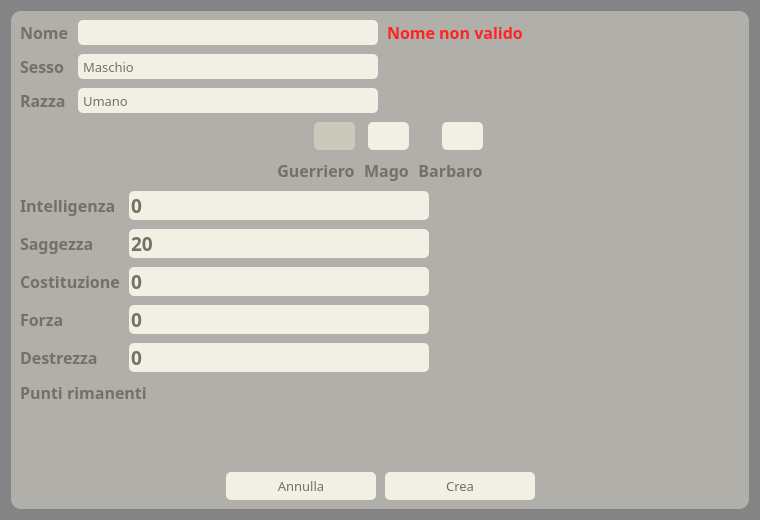
<?xml version="1.0" encoding="UTF-8"?>
<ui version="4.0">
 <class>FormCreateCharacter</class>
 <widget class="QWidget" name="FormCreateCharacter">
  <property name="windowModality">
   <enum>Qt::ApplicationModal</enum>
  </property>
  <property name="geometry">
   <rect>
    <x>0</x>
    <y>0</y>
    <width>760</width>
    <height>520</height>
   </rect>
  </property>
  <property name="minimumSize">
   <size>
    <width>760</width>
    <height>520</height>
   </size>
  </property>
  <property name="maximumSize">
   <size>
    <width>760</width>
    <height>520</height>
   </size>
  </property>
  <property name="contextMenuPolicy">
   <enum>Qt::NoContextMenu</enum>
  </property>
  <property name="windowTitle">
   <string>Creazione personaggio</string>
  </property>
  <property name="styleSheet">
   <string notr="true">.QWidget
{
	background-color: rgba(244, 242, 229, 220);
    border: 0px solid rgb(50, 50, 50);
    border-left: 0px solid black;
    border-bottom: 0px solid black;
    border-radius: 10;
}

QProgressBar
{
   border:0px solid gray;
	background-color: rgb(202, 193, 173);
   color:white;
   border-radius:5
}

QProgressBar::chunk
{
   border-radius:5
}

QLabel
{
	color: rgb(117, 112, 100);
}


QLineEdit
{
border:0px solid black;
border-radius: 5px;
color: rgb(117, 112, 100);
background-color: rgba(244, 242, 229, 250);
}

QComboBox::drop-down 
{
    border: 0px;
border-radius: 5px;
width:36px;
}

QComboBox
{
border:0px solid black;
border-radius: 5px;
color: rgb(117, 112, 100);
background-color: rgba(244, 242, 229, 250);
}

QComboBox::down-arrow {
    image: url(:/images/images/down.svg);
    width: 14px;
    height:14px;
}



QSpinBox::down-button 
{
    border: 0px;
border-radius: 5px;
width:36px;
}

QSpinBox::up-button 
{
    border: 0px;
border-radius: 5px;
width:36px;
}

QSpinBox
{
border:0px solid black;
border-radius: 5px;
color: rgb(117, 112, 100);
background-color: rgba(244, 242, 229, 250);
font: bold 14pt;
}

QSpinBox::down-arrow {
    image: url(:/images/images/down.svg);
    width: 14px;
    height:14px;
}

QSpinBox::up-arrow {
    image: url(:/images/images/up.svg);
    width: 14px;
    height:14px;
}

QPushButton
{
border:0px solid black;
background-color: rgba(244, 242, 229, 250);
padding: 5 5 5 5;
color: rgb(117, 112, 100);
border-radius: 5px;
}

QPushButton:hover
{
border:0px solid black;
background-color: rgba(234, 232, 219, 250);
padding: 5 5 5 5;
color: rgb(117, 112, 100);
border-radius: 5px;
}

QPushButton:pressed
{
border:0px solid black;
background-color: rgba(224, 222, 209, 250);
padding: 5 5 5 5;
color: rgb(117, 112, 100);
border-radius: 5px;
}

QPushButton:checked
{
border:0px solid black;
background-color: rgba(204, 202, 189, 250);
padding: 5 5 5 5;
color: rgb(117, 112, 100);
border-radius: 5px;
}

QPushButton:disabled
{
color: rgba(234, 232, 219, 250);
}

QWidget#FormCreateCharacter
{
	background-color: rgb(132, 132, 132);
}</string>
  </property>
  <layout class="QVBoxLayout" name="verticalLayout">
   <item>
    <widget class="QWidget" name="gridWidget" native="true">
     <property name="minimumSize">
      <size>
       <width>0</width>
       <height>25</height>
      </size>
     </property>
     <property name="styleSheet">
      <string notr="true">QWidget#gridWidget
{
background-color: rgba(244, 242, 229, 100);
}</string>
     </property>
     <layout class="QGridLayout" name="gridLayout">
      <property name="leftMargin">
       <number>9</number>
      </property>
      <property name="topMargin">
       <number>9</number>
      </property>
      <property name="rightMargin">
       <number>9</number>
      </property>
      <property name="bottomMargin">
       <number>9</number>
      </property>
      <property name="spacing">
       <number>9</number>
      </property>
      <item row="3" column="0" colspan="4">
       <layout class="QGridLayout" name="gridLayout_2">
        <item row="1" column="1" alignment="Qt::AlignHCenter">
         <widget class="QLabel" name="labelTargetName_4">
          <property name="sizePolicy">
           <sizepolicy hsizetype="Fixed" vsizetype="Preferred">
            <horstretch>0</horstretch>
            <verstretch>0</verstretch>
           </sizepolicy>
          </property>
          <property name="font">
           <font>
            <family>Cooper Black</family>
            <pointsize>12</pointsize>
            <weight>75</weight>
            <italic>false</italic>
            <bold>true</bold>
            <kerning>true</kerning>
           </font>
          </property>
          <property name="text">
           <string>Guerriero</string>
          </property>
          <property name="alignment">
           <set>Qt::AlignCenter</set>
          </property>
         </widget>
        </item>
        <item row="1" column="3" alignment="Qt::AlignHCenter">
         <widget class="QLabel" name="labelTargetName_6">
          <property name="sizePolicy">
           <sizepolicy hsizetype="Fixed" vsizetype="Preferred">
            <horstretch>0</horstretch>
            <verstretch>0</verstretch>
           </sizepolicy>
          </property>
          <property name="font">
           <font>
            <family>Cooper Black</family>
            <pointsize>12</pointsize>
            <weight>75</weight>
            <italic>false</italic>
            <bold>true</bold>
            <kerning>true</kerning>
           </font>
          </property>
          <property name="text">
           <string>Barbaro</string>
          </property>
          <property name="alignment">
           <set>Qt::AlignCenter</set>
          </property>
         </widget>
        </item>
        <item row="0" column="3">
         <widget class="QPushButton" name="pushButtonClassBarbarian">
          <property name="sizePolicy">
           <sizepolicy hsizetype="Fixed" vsizetype="Fixed">
            <horstretch>0</horstretch>
            <verstretch>0</verstretch>
           </sizepolicy>
          </property>
          <property name="font">
           <font>
            <family>Cooper Black</family>
            <pointsize>10</pointsize>
           </font>
          </property>
          <property name="layoutDirection">
           <enum>Qt::RightToLeft</enum>
          </property>
          <property name="text">
           <string/>
          </property>
          <property name="icon">
           <iconset resource="resource.qrc">
            <normaloff>:/images/images/class_barbarian.png</normaloff>:/images/images/class_barbarian.png</iconset>
          </property>
          <property name="iconSize">
           <size>
            <width>128</width>
            <height>128</height>
           </size>
          </property>
          <property name="checkable">
           <bool>true</bool>
          </property>
          <property name="autoExclusive">
           <bool>true</bool>
          </property>
         </widget>
        </item>
        <item row="1" column="2" alignment="Qt::AlignHCenter">
         <widget class="QLabel" name="labelTargetName_5">
          <property name="sizePolicy">
           <sizepolicy hsizetype="Fixed" vsizetype="Preferred">
            <horstretch>0</horstretch>
            <verstretch>0</verstretch>
           </sizepolicy>
          </property>
          <property name="font">
           <font>
            <family>Cooper Black</family>
            <pointsize>12</pointsize>
            <weight>75</weight>
            <italic>false</italic>
            <bold>true</bold>
            <kerning>true</kerning>
           </font>
          </property>
          <property name="text">
           <string>Mago</string>
          </property>
          <property name="alignment">
           <set>Qt::AlignCenter</set>
          </property>
         </widget>
        </item>
        <item row="0" column="1">
         <widget class="QPushButton" name="pushButtonClassWarrior">
          <property name="sizePolicy">
           <sizepolicy hsizetype="Fixed" vsizetype="Fixed">
            <horstretch>0</horstretch>
            <verstretch>0</verstretch>
           </sizepolicy>
          </property>
          <property name="font">
           <font>
            <family>Cooper Black</family>
            <pointsize>10</pointsize>
           </font>
          </property>
          <property name="layoutDirection">
           <enum>Qt::RightToLeft</enum>
          </property>
          <property name="text">
           <string/>
          </property>
          <property name="icon">
           <iconset resource="resource.qrc">
            <normaloff>:/images/images/class_warrior.png</normaloff>:/images/images/class_warrior.png</iconset>
          </property>
          <property name="iconSize">
           <size>
            <width>128</width>
            <height>128</height>
           </size>
          </property>
          <property name="checkable">
           <bool>true</bool>
          </property>
          <property name="checked">
           <bool>true</bool>
          </property>
          <property name="autoExclusive">
           <bool>true</bool>
          </property>
         </widget>
        </item>
        <item row="0" column="2">
         <widget class="QPushButton" name="pushButtonClassMage">
          <property name="sizePolicy">
           <sizepolicy hsizetype="Fixed" vsizetype="Fixed">
            <horstretch>0</horstretch>
            <verstretch>0</verstretch>
           </sizepolicy>
          </property>
          <property name="font">
           <font>
            <family>Cooper Black</family>
            <pointsize>10</pointsize>
           </font>
          </property>
          <property name="layoutDirection">
           <enum>Qt::RightToLeft</enum>
          </property>
          <property name="text">
           <string/>
          </property>
          <property name="icon">
           <iconset resource="resource.qrc">
            <normaloff>:/images/images/class_mage.png</normaloff>:/images/images/class_mage.png</iconset>
          </property>
          <property name="iconSize">
           <size>
            <width>128</width>
            <height>128</height>
           </size>
          </property>
          <property name="checkable">
           <bool>true</bool>
          </property>
          <property name="autoExclusive">
           <bool>true</bool>
          </property>
         </widget>
        </item>
        <item row="0" column="0">
         <spacer name="horizontalSpacer_3">
          <property name="orientation">
           <enum>Qt::Horizontal</enum>
          </property>
          <property name="sizeHint" stdset="0">
           <size>
            <width>40</width>
            <height>20</height>
           </size>
          </property>
         </spacer>
        </item>
        <item row="0" column="4">
         <spacer name="horizontalSpacer_4">
          <property name="orientation">
           <enum>Qt::Horizontal</enum>
          </property>
          <property name="sizeHint" stdset="0">
           <size>
            <width>40</width>
            <height>20</height>
           </size>
          </property>
         </spacer>
        </item>
       </layout>
      </item>
      <item row="11" column="0" colspan="4">
       <layout class="QHBoxLayout" name="horizontalLayout">
        <item>
         <spacer name="horizontalSpacer">
          <property name="orientation">
           <enum>Qt::Horizontal</enum>
          </property>
          <property name="sizeHint" stdset="0">
           <size>
            <width>40</width>
            <height>20</height>
           </size>
          </property>
         </spacer>
        </item>
        <item>
         <widget class="QPushButton" name="pushButtonCancel">
          <property name="minimumSize">
           <size>
            <width>150</width>
            <height>0</height>
           </size>
          </property>
          <property name="font">
           <font>
            <family>Cooper Black</family>
            <pointsize>10</pointsize>
           </font>
          </property>
          <property name="text">
           <string>Annulla</string>
          </property>
         </widget>
        </item>
        <item>
         <widget class="QPushButton" name="pushButtonCreate">
          <property name="minimumSize">
           <size>
            <width>150</width>
            <height>0</height>
           </size>
          </property>
          <property name="font">
           <font>
            <family>Cooper Black</family>
            <pointsize>10</pointsize>
           </font>
          </property>
          <property name="text">
           <string>Crea</string>
          </property>
         </widget>
        </item>
        <item>
         <spacer name="horizontalSpacer_2">
          <property name="orientation">
           <enum>Qt::Horizontal</enum>
          </property>
          <property name="sizeHint" stdset="0">
           <size>
            <width>40</width>
            <height>20</height>
           </size>
          </property>
         </spacer>
        </item>
       </layout>
      </item>
      <item row="1" column="1">
       <widget class="QComboBox" name="comboBoxSex">
        <property name="minimumSize">
         <size>
          <width>300</width>
          <height>25</height>
         </size>
        </property>
        <property name="maximumSize">
         <size>
          <width>300</width>
          <height>16777215</height>
         </size>
        </property>
        <property name="font">
         <font>
          <family>Cooper Black</family>
          <pointsize>10</pointsize>
         </font>
        </property>
        <item>
         <property name="text">
          <string>Maschio</string>
         </property>
        </item>
        <item>
         <property name="text">
          <string>Femmina</string>
         </property>
        </item>
       </widget>
      </item>
      <item row="4" column="0" colspan="4">
       <layout class="QGridLayout" name="gridLayout_3">
        <item row="4" column="1">
         <widget class="QSpinBox" name="spinBoxDex">
          <property name="minimumSize">
           <size>
            <width>300</width>
            <height>25</height>
           </size>
          </property>
          <property name="font">
           <font>
            <family>Cooper Black</family>
            <pointsize>14</pointsize>
            <weight>75</weight>
            <italic>false</italic>
            <bold>true</bold>
           </font>
          </property>
         </widget>
        </item>
        <item row="1" column="2">
         <spacer name="horizontalSpacer_6">
          <property name="orientation">
           <enum>Qt::Horizontal</enum>
          </property>
          <property name="sizeHint" stdset="0">
           <size>
            <width>40</width>
            <height>20</height>
           </size>
          </property>
         </spacer>
        </item>
        <item row="0" column="1">
         <widget class="QSpinBox" name="spinBoxInt">
          <property name="minimumSize">
           <size>
            <width>300</width>
            <height>25</height>
           </size>
          </property>
          <property name="font">
           <font>
            <family>Cooper Black</family>
            <pointsize>14</pointsize>
            <weight>75</weight>
            <italic>false</italic>
            <bold>true</bold>
           </font>
          </property>
         </widget>
        </item>
        <item row="2" column="1">
         <widget class="QSpinBox" name="spinBoxCon">
          <property name="minimumSize">
           <size>
            <width>300</width>
            <height>25</height>
           </size>
          </property>
          <property name="font">
           <font>
            <family>Cooper Black</family>
            <pointsize>14</pointsize>
            <weight>75</weight>
            <italic>false</italic>
            <bold>true</bold>
           </font>
          </property>
         </widget>
        </item>
        <item row="0" column="0">
         <widget class="QLabel" name="labelTargetName_9">
          <property name="sizePolicy">
           <sizepolicy hsizetype="Fixed" vsizetype="Preferred">
            <horstretch>0</horstretch>
            <verstretch>0</verstretch>
           </sizepolicy>
          </property>
          <property name="font">
           <font>
            <family>Cooper Black</family>
            <pointsize>12</pointsize>
            <weight>75</weight>
            <italic>false</italic>
            <bold>true</bold>
            <kerning>true</kerning>
           </font>
          </property>
          <property name="text">
           <string>Intelligenza</string>
          </property>
         </widget>
        </item>
        <item row="1" column="1">
         <widget class="QSpinBox" name="spinBoxWis">
          <property name="minimumSize">
           <size>
            <width>300</width>
            <height>25</height>
           </size>
          </property>
          <property name="font">
           <font>
            <family>Cooper Black</family>
            <pointsize>14</pointsize>
            <weight>75</weight>
            <italic>false</italic>
            <bold>true</bold>
           </font>
          </property>
          <property name="value">
           <number>20</number>
          </property>
         </widget>
        </item>
        <item row="4" column="0">
         <widget class="QLabel" name="labelTargetName_13">
          <property name="sizePolicy">
           <sizepolicy hsizetype="Fixed" vsizetype="Preferred">
            <horstretch>0</horstretch>
            <verstretch>0</verstretch>
           </sizepolicy>
          </property>
          <property name="font">
           <font>
            <family>Cooper Black</family>
            <pointsize>12</pointsize>
            <weight>75</weight>
            <italic>false</italic>
            <bold>true</bold>
            <kerning>true</kerning>
           </font>
          </property>
          <property name="text">
           <string>Destrezza</string>
          </property>
         </widget>
        </item>
        <item row="3" column="0">
         <widget class="QLabel" name="labelTargetName_12">
          <property name="sizePolicy">
           <sizepolicy hsizetype="Fixed" vsizetype="Preferred">
            <horstretch>0</horstretch>
            <verstretch>0</verstretch>
           </sizepolicy>
          </property>
          <property name="font">
           <font>
            <family>Cooper Black</family>
            <pointsize>12</pointsize>
            <weight>75</weight>
            <italic>false</italic>
            <bold>true</bold>
            <kerning>true</kerning>
           </font>
          </property>
          <property name="text">
           <string>Forza</string>
          </property>
         </widget>
        </item>
        <item row="3" column="1">
         <widget class="QSpinBox" name="spinBoxStr">
          <property name="minimumSize">
           <size>
            <width>300</width>
            <height>25</height>
           </size>
          </property>
          <property name="font">
           <font>
            <family>Cooper Black</family>
            <pointsize>14</pointsize>
            <weight>75</weight>
            <italic>false</italic>
            <bold>true</bold>
           </font>
          </property>
         </widget>
        </item>
        <item row="2" column="0">
         <widget class="QLabel" name="labelTargetName_10">
          <property name="sizePolicy">
           <sizepolicy hsizetype="Fixed" vsizetype="Preferred">
            <horstretch>0</horstretch>
            <verstretch>0</verstretch>
           </sizepolicy>
          </property>
          <property name="font">
           <font>
            <family>Cooper Black</family>
            <pointsize>12</pointsize>
            <weight>75</weight>
            <italic>false</italic>
            <bold>true</bold>
            <kerning>true</kerning>
           </font>
          </property>
          <property name="text">
           <string>Costituzione</string>
          </property>
         </widget>
        </item>
        <item row="1" column="0">
         <widget class="QLabel" name="labelTargetName_11">
          <property name="sizePolicy">
           <sizepolicy hsizetype="Fixed" vsizetype="Preferred">
            <horstretch>0</horstretch>
            <verstretch>0</verstretch>
           </sizepolicy>
          </property>
          <property name="font">
           <font>
            <family>Cooper Black</family>
            <pointsize>12</pointsize>
            <weight>75</weight>
            <italic>false</italic>
            <bold>true</bold>
            <kerning>true</kerning>
           </font>
          </property>
          <property name="text">
           <string>Saggezza</string>
          </property>
         </widget>
        </item>
        <item row="5" column="0" colspan="3">
         <widget class="QLabel" name="labelStatisticsPoints">
          <property name="sizePolicy">
           <sizepolicy hsizetype="Fixed" vsizetype="Preferred">
            <horstretch>0</horstretch>
            <verstretch>0</verstretch>
           </sizepolicy>
          </property>
          <property name="font">
           <font>
            <family>Cooper Black</family>
            <pointsize>12</pointsize>
            <weight>75</weight>
            <italic>false</italic>
            <bold>true</bold>
            <kerning>true</kerning>
           </font>
          </property>
          <property name="text">
           <string>Punti rimanenti</string>
          </property>
         </widget>
        </item>
       </layout>
      </item>
      <item row="2" column="0">
       <widget class="QLabel" name="labelTargetName_8">
        <property name="sizePolicy">
         <sizepolicy hsizetype="Fixed" vsizetype="Preferred">
          <horstretch>0</horstretch>
          <verstretch>0</verstretch>
         </sizepolicy>
        </property>
        <property name="font">
         <font>
          <family>Cooper Black</family>
          <pointsize>12</pointsize>
          <weight>75</weight>
          <italic>false</italic>
          <bold>true</bold>
          <kerning>true</kerning>
         </font>
        </property>
        <property name="text">
         <string>Razza</string>
        </property>
       </widget>
      </item>
      <item row="10" column="0">
       <spacer name="verticalSpacer">
        <property name="orientation">
         <enum>Qt::Vertical</enum>
        </property>
        <property name="sizeHint" stdset="0">
         <size>
          <width>20</width>
          <height>40</height>
         </size>
        </property>
       </spacer>
      </item>
      <item row="0" column="3">
       <spacer name="horizontalSpacer_5">
        <property name="orientation">
         <enum>Qt::Horizontal</enum>
        </property>
        <property name="sizeHint" stdset="0">
         <size>
          <width>40</width>
          <height>20</height>
         </size>
        </property>
       </spacer>
      </item>
      <item row="2" column="1">
       <widget class="QComboBox" name="comboBoxRace">
        <property name="minimumSize">
         <size>
          <width>300</width>
          <height>25</height>
         </size>
        </property>
        <property name="maximumSize">
         <size>
          <width>300</width>
          <height>16777215</height>
         </size>
        </property>
        <property name="font">
         <font>
          <family>Cooper Black</family>
          <pointsize>10</pointsize>
         </font>
        </property>
        <item>
         <property name="text">
          <string>Umano</string>
         </property>
        </item>
        <item>
         <property name="text">
          <string>Nano</string>
         </property>
        </item>
        <item>
         <property name="text">
          <string>Gnome</string>
         </property>
        </item>
        <item>
         <property name="text">
          <string>Mezz'orco</string>
         </property>
        </item>
        <item>
         <property name="text">
          <string>Mezz'elfo</string>
         </property>
        </item>
        <item>
         <property name="text">
          <string>Elfo</string>
         </property>
        </item>
       </widget>
      </item>
      <item row="0" column="1">
       <widget class="QLineEdit" name="lineEditName">
        <property name="minimumSize">
         <size>
          <width>300</width>
          <height>25</height>
         </size>
        </property>
        <property name="maximumSize">
         <size>
          <width>300</width>
          <height>16777215</height>
         </size>
        </property>
        <property name="font">
         <font>
          <family>Cooper Black</family>
          <pointsize>10</pointsize>
         </font>
        </property>
       </widget>
      </item>
      <item row="1" column="0">
       <widget class="QLabel" name="labelTargetName_7">
        <property name="sizePolicy">
         <sizepolicy hsizetype="Fixed" vsizetype="Preferred">
          <horstretch>0</horstretch>
          <verstretch>0</verstretch>
         </sizepolicy>
        </property>
        <property name="font">
         <font>
          <family>Cooper Black</family>
          <pointsize>12</pointsize>
          <weight>75</weight>
          <italic>false</italic>
          <bold>true</bold>
          <kerning>true</kerning>
         </font>
        </property>
        <property name="text">
         <string>Sesso</string>
        </property>
       </widget>
      </item>
      <item row="0" column="0">
       <widget class="QLabel" name="labelTargetName_3">
        <property name="sizePolicy">
         <sizepolicy hsizetype="Fixed" vsizetype="Preferred">
          <horstretch>0</horstretch>
          <verstretch>0</verstretch>
         </sizepolicy>
        </property>
        <property name="font">
         <font>
          <family>Cooper Black</family>
          <pointsize>12</pointsize>
          <weight>75</weight>
          <italic>false</italic>
          <bold>true</bold>
          <kerning>true</kerning>
         </font>
        </property>
        <property name="text">
         <string>Nome</string>
        </property>
       </widget>
      </item>
      <item row="0" column="2">
       <widget class="QLabel" name="labelErrorNameNotValid">
        <property name="sizePolicy">
         <sizepolicy hsizetype="Fixed" vsizetype="Preferred">
          <horstretch>0</horstretch>
          <verstretch>0</verstretch>
         </sizepolicy>
        </property>
        <property name="font">
         <font>
          <family>Cooper Black</family>
          <pointsize>12</pointsize>
          <weight>75</weight>
          <italic>false</italic>
          <bold>true</bold>
          <kerning>true</kerning>
         </font>
        </property>
        <property name="styleSheet">
         <string notr="true">color: rgb(255, 35, 35);</string>
        </property>
        <property name="text">
         <string>Nome non valido</string>
        </property>
       </widget>
      </item>
     </layout>
    </widget>
   </item>
  </layout>
 </widget>
 <resources>
  <include location="resource.qrc"/>
 </resources>
 <connections/>
</ui>
